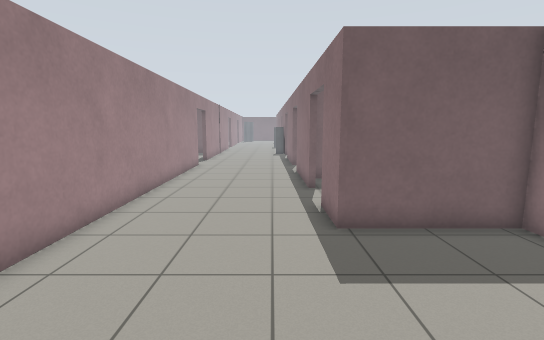
[1] (above)

19 first-person views from a walk through a world built for the Gazebo simulator. The camera is 1.3 m above the floor, tilts 8° down and sees 85° across. The floor is counted in squares, 0.5 m on a side. Each view is taken from the middle of a square. On the plan, view 1 faces up. The plan holds only what a view shows up to about 19 squares ahead; the rest is blank. The place goes on beyond the plan.

[2]
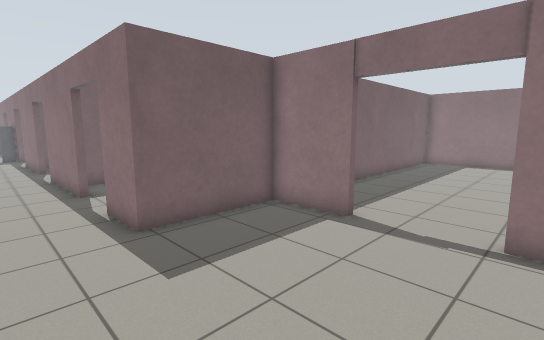

[3]
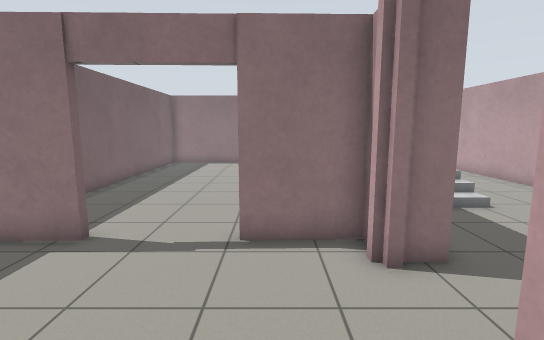

[4]
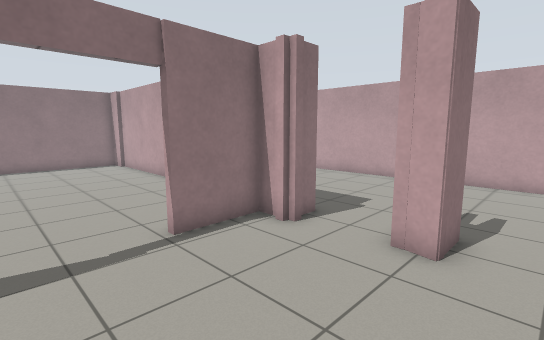

[5]
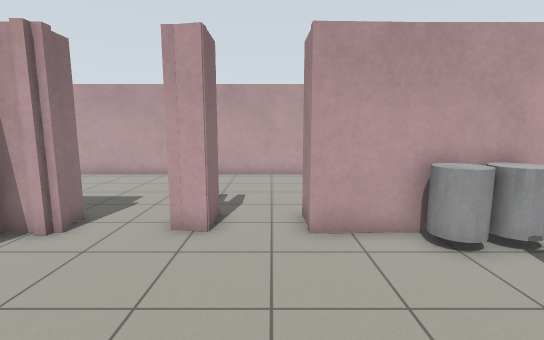

[6]
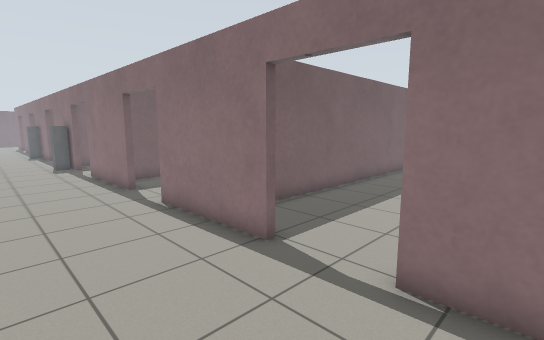

[7]
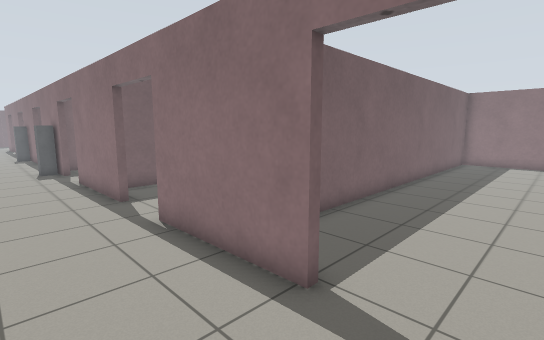

[8]
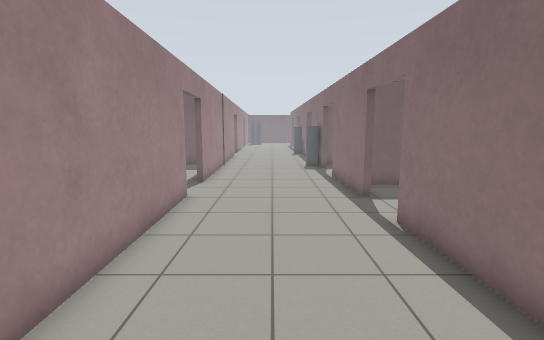

[9]
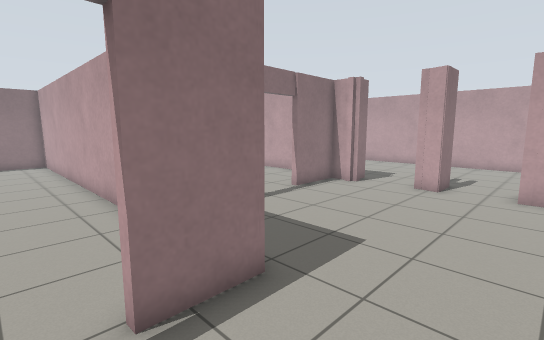

[10]
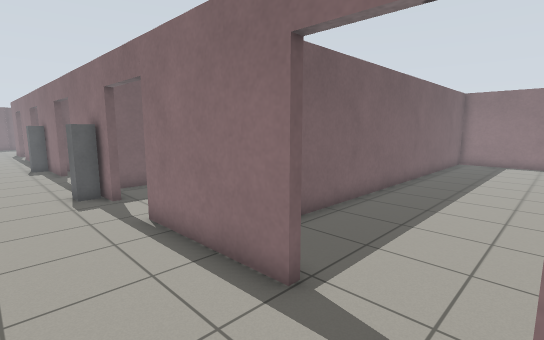

[11]
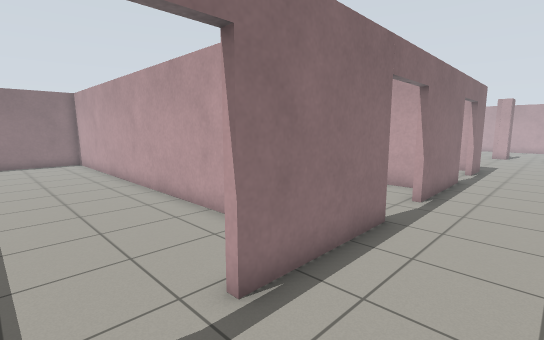

[12]
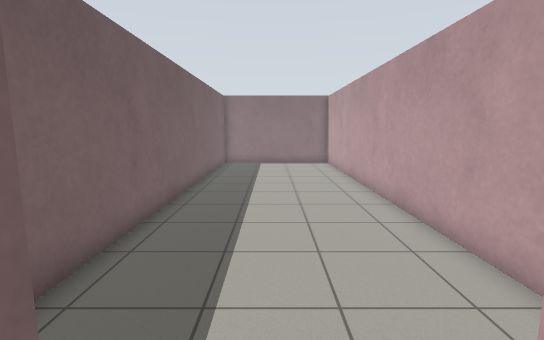

[13]
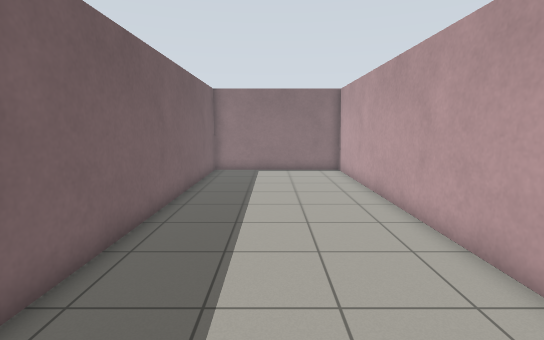

[14]
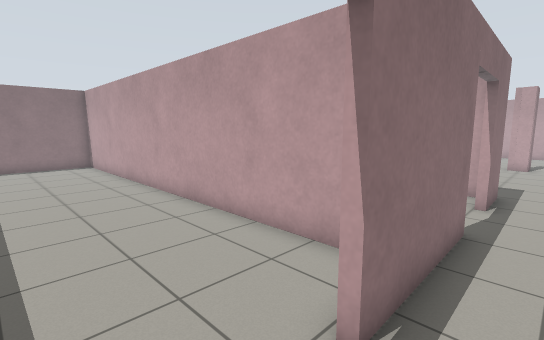

[15]
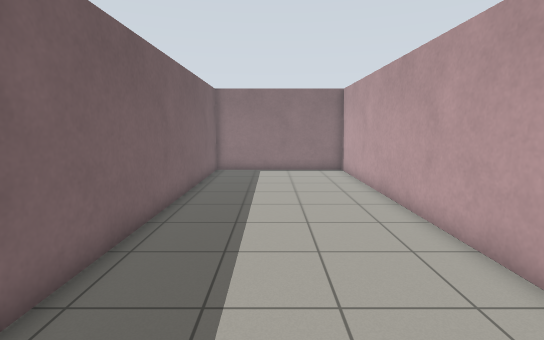

[16]
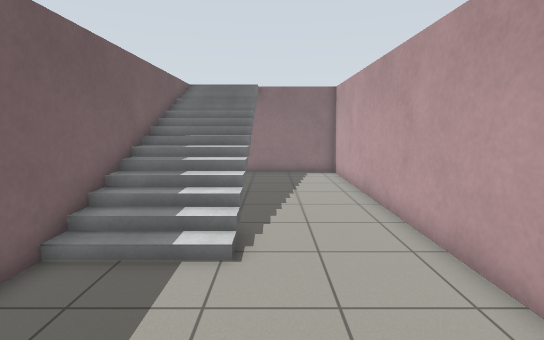

[17]
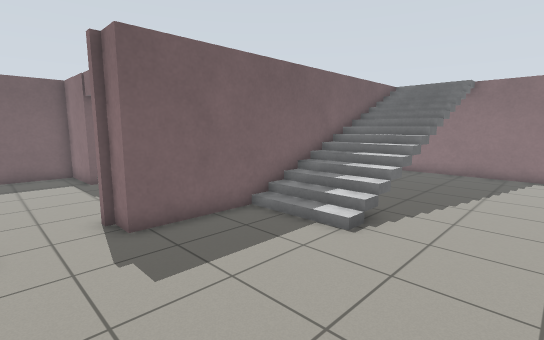

[18]
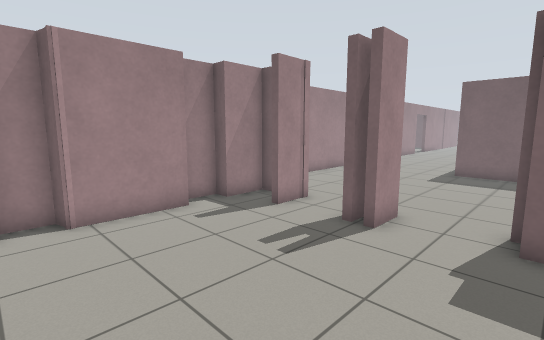

[19]
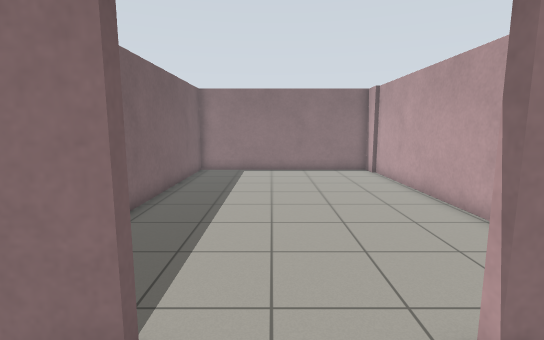

### Floor plan
Points are (right, up) in squares from view 1. A wall is a line through its corners. A room is listed if a view was taken in it or the views show most of it. See-through windows are left out.
Room 1 (views 1, 2, 3, 4, 5, 6, 7, 8, 9, 10, 11, 12, 14, 16, 17, 18, 19)
walls: (6.6, 4.3) (6.5, 7.5) (1.7, 7.5) (1.7, 9.8); (2.6, -2.2) (2.6, -3.9); (5.4, -1.9) (5.9, -1.9); (5.1, -2.2) (5.6, -2.2); (5.9, -2.2) (6.8, -2.2) (6.7, 0.8) (7.1, 0.8); (1.9, -3) (1.9, -3.8) (1.6, -3.8) (1.6, -2.2) (2.3, -2.4); (-3, -2.5) (-3, -4.4) (-3.7, -4.4) (-3.7, -5.6); (1.6, 12.8) (1.5, 18.1); (-3, -6) (-3, -9.5); (-6.6, -2.2) (-1, -2.2) (-0.9, -3.8); (-3.7, -9.6) (-3.7, -10.8); (5.9, -11.7) (21.7, -11.7) (21.7, -3.9); (-1.9, -11.7) (3.2, -11.7); (19.5, -3.5) (5.5, -3.5) (5.5, -2.4); (1.5, 21.1) (1.4, 26.4); (-5.3, 21.4) (-4.9, 3); (-5.4, 29.1) (-5.3, 24.3); (1.3, 31.4) (1.2, 32.6)
ways out: open door at (1.5, 28) to room 2; open door at (2, 19.5) to room 3; open door at (2, 11.5) to room 4; opening at (7, 2.5); open door at (-5.5, 23)
objects: grey cylinder (-6, -2) to (-6, -1); grey cylinder (-5, -2) to (-4, -1); grey post (0, 30) to (1, 31); stairs (11, -7) to (19, -7)
Room 2 (view 13)
walls: (4.3, 23.8) (22.6, 23.8) (22.6, 31.6) (2, 31.6)
ways out: open door at (1.5, 28) to room 1
Room 3 (view 15)
walls: (2.6, 15.6) (22.6, 15.6) (22.6, 23.5) (2, 23.5)
ways out: open door at (2, 19.5) to room 1
Room 4 (no view inside)
walls: (8.5, 7.8) (22, 7.8); (20, 15.3) (2.3, 15.3); (2.3, 7.8) (2.8, 7.8); (22.6, 8.2) (22.6, 12.7)
ways out: open door at (2, 11.5) to room 1

Where each view was taken, in squares from view 1:
view 1: 0 up, 0 right, facing up
view 2: 0 up, 1 left, facing up-right
view 3: 0 up, 0 right, facing right
view 4: 4 up, 0 right, facing down-right
view 5: 5 up, 0 right, facing down
view 6: 8 up, 3 left, facing up-right
view 7: 10 up, 2 left, facing up-right
view 8: 10 up, 2 left, facing up
view 9: 11 up, 2 left, facing down-right
view 10: 18 up, 2 left, facing up-right
view 11: 29 up, 2 left, facing down-right
view 12: 28 up, 0 right, facing right
view 13: 28 up, 4 right, facing right
view 14: 21 up, 0 right, facing down-right
view 15: 20 up, 4 right, facing right
view 16: 8 down, 4 right, facing right
view 17: 11 down, 3 right, facing up-right
view 18: 11 down, 6 right, facing up-left
view 19: 3 up, 4 right, facing right
